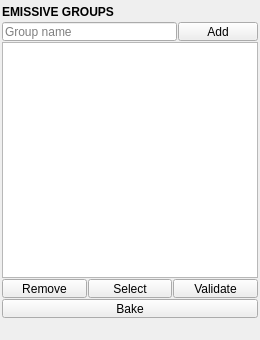
<?xml version="1.0" encoding="UTF-8"?>
<ui version="4.0">
 <class>QtUi</class>
 <widget class="QMainWindow" name="QtUi">
  <property name="enabled">
   <bool>true</bool>
  </property>
  <property name="geometry">
   <rect>
    <x>0</x>
    <y>0</y>
    <width>260</width>
    <height>340</height>
   </rect>
  </property>
  <property name="tabShape">
   <enum>QTabWidget::Triangular</enum>
  </property>
  <property name="dockNestingEnabled">
   <bool>true</bool>
  </property>
  <property name="dockOptions">
   <set>QMainWindow::AllowNestedDocks|QMainWindow::AllowTabbedDocks|QMainWindow::AnimatedDocks|QMainWindow::ForceTabbedDocks</set>
  </property>
  <property name="accessibleDescription">
   <string>Group faces into emissive regions a game engine can toggle or dim independently.</string>
  </property>
  <widget class="QWidget" name="central_widget">
   <property name="minimumSize">
    <size>
     <width>260</width>
     <height>0</height>
    </size>
   </property>
   <layout class="QVBoxLayout" name="verticalLayout">
    <property name="spacing">
     <number>2</number>
    </property>
    <property name="leftMargin">
     <number>2</number>
    </property>
    <property name="topMargin">
     <number>2</number>
    </property>
    <property name="rightMargin">
     <number>2</number>
    </property>
    <property name="bottomMargin">
     <number>2</number>
    </property>
    <item>
     <layout class="QVBoxLayout" name="verticalLayout_1">
      <property name="spacing">
       <number>1</number>
      </property>
      <item>
       <widget class="Header" name="header">
        <property name="minimumSize">
         <size>
          <width>0</width>
          <height>19</height>
         </size>
        </property>
        <property name="maximumSize">
         <size>
          <width>16777215</width>
          <height>19</height>
         </size>
        </property>
        <property name="font">
         <font>
          <weight>75</weight>
          <bold>true</bold>
         </font>
        </property>
        <property name="text">
         <string>EMISSIVE GROUPS</string>
        </property>
       </widget>
      </item>
      <item>
       <layout class="QHBoxLayout" name="horizontalLayout_add">
        <property name="spacing">
         <number>1</number>
        </property>
        <item>
         <widget class="LineEdit" name="txt000">
          <property name="minimumSize">
           <size>
            <width>0</width>
            <height>19</height>
           </size>
          </property>
          <property name="maximumSize">
           <size>
            <width>16777215</width>
            <height>19</height>
           </size>
          </property>
          <property name="toolTip">
           <string>Name for the new group. Leave blank to auto-name.
Typing an existing name adds the selection to that group.</string>
          </property>
          <property name="placeholderText">
           <string>Group name</string>
          </property>
         </widget>
        </item>
        <item>
         <widget class="PushButton" name="b000">
          <property name="minimumSize">
           <size>
            <width>0</width>
            <height>19</height>
           </size>
          </property>
          <property name="maximumSize">
           <size>
            <width>16777215</width>
            <height>19</height>
           </size>
          </property>
          <property name="toolTip">
           <string>Create a group from the selected faces or meshes.
Each group takes the next free channel slot (max 4).</string>
          </property>
          <property name="text">
           <string>Add</string>
          </property>
         </widget>
        </item>
       </layout>
      </item>
      <item>
       <widget class="TableWidget" name="tbl000">
        <property name="minimumSize">
         <size>
          <width>0</width>
          <height>140</height>
         </size>
        </property>
        <property name="toolTip">
         <string>Groups in slot order.
Drag or click the Weight cell to set a group's default weight (0 = off, 1 = full).
Right-click a row for select / remove.</string>
        </property>
       </widget>
      </item>
      <item>
       <layout class="QHBoxLayout" name="horizontalLayout_ops">
        <property name="spacing">
         <number>1</number>
        </property>
        <item>
         <widget class="PushButton" name="b001">
          <property name="minimumSize">
           <size>
            <width>0</width>
            <height>19</height>
           </size>
          </property>
          <property name="maximumSize">
           <size>
            <width>16777215</width>
            <height>19</height>
           </size>
          </property>
          <property name="toolTip">
           <string>Remove the selected group.
Its slot is retired, not reused — existing engine bindings stay valid.</string>
          </property>
          <property name="text">
           <string>Remove</string>
          </property>
         </widget>
        </item>
        <item>
         <widget class="PushButton" name="b002">
          <property name="minimumSize">
           <size>
            <width>0</width>
            <height>19</height>
           </size>
          </property>
          <property name="maximumSize">
           <size>
            <width>16777215</width>
            <height>19</height>
           </size>
          </property>
          <property name="toolTip">
           <string>Select the group's member faces.</string>
          </property>
          <property name="text">
           <string>Select</string>
          </property>
         </widget>
        </item>
        <item>
         <widget class="PushButton" name="b003">
          <property name="minimumSize">
           <size>
            <width>0</width>
            <height>19</height>
           </size>
          </property>
          <property name="maximumSize">
           <size>
            <width>16777215</width>
            <height>19</height>
           </size>
          </property>
          <property name="toolTip">
           <string>Check for empty groups, overlapping membership,
orphaned groups and foreign vertex-color layers.</string>
          </property>
          <property name="text">
           <string>Validate</string>
          </property>
         </widget>
        </item>
       </layout>
      </item>
      <item>
       <widget class="PushButton" name="tb000">
        <property name="minimumSize">
         <size>
          <width>0</width>
          <height>19</height>
         </size>
        </property>
        <property name="maximumSize">
         <size>
          <width>16777215</width>
          <height>19</height>
         </size>
        </property>
        <property name="toolTip">
         <string>Bake group membership and publish the export manifest.
Vertex Color rides the FBX; Mask Texture writes an _EMask image.</string>
        </property>
        <property name="text">
         <string>Bake</string>
        </property>
       </widget>
      </item>
      <item>
       <widget class="Footer" name="footer" native="true">
        <property name="minimumSize">
         <size>
          <width>0</width>
          <height>19</height>
         </size>
        </property>
        <property name="maximumSize">
         <size>
          <width>16777215</width>
          <height>19</height>
         </size>
        </property>
       </widget>
      </item>
     </layout>
    </item>
   </layout>
  </widget>
 </widget>
 <customwidgets>
  <customwidget>
   <class>Footer</class>
   <extends>QWidget</extends>
   <header>uitk.widgets.footer</header>
  </customwidget>
  <customwidget>
   <class>Header</class>
   <extends>QLabel</extends>
   <header>uitk.widgets.header.Header.h</header>
  </customwidget>
  <customwidget>
   <class>PushButton</class>
   <extends>QPushButton</extends>
   <header>uitk.widgets.pushButton.PushButton.h</header>
  </customwidget>
  <customwidget>
   <class>LineEdit</class>
   <extends>QLineEdit</extends>
   <header>uitk.widgets.lineEdit.LineEdit.h</header>
  </customwidget>
  <customwidget>
   <class>TableWidget</class>
   <extends>QTableWidget</extends>
   <header>uitk.widgets.tableWidget.TableWidget.h</header>
  </customwidget>
 </customwidgets>
 <resources/>
 <connections/>
</ui>
